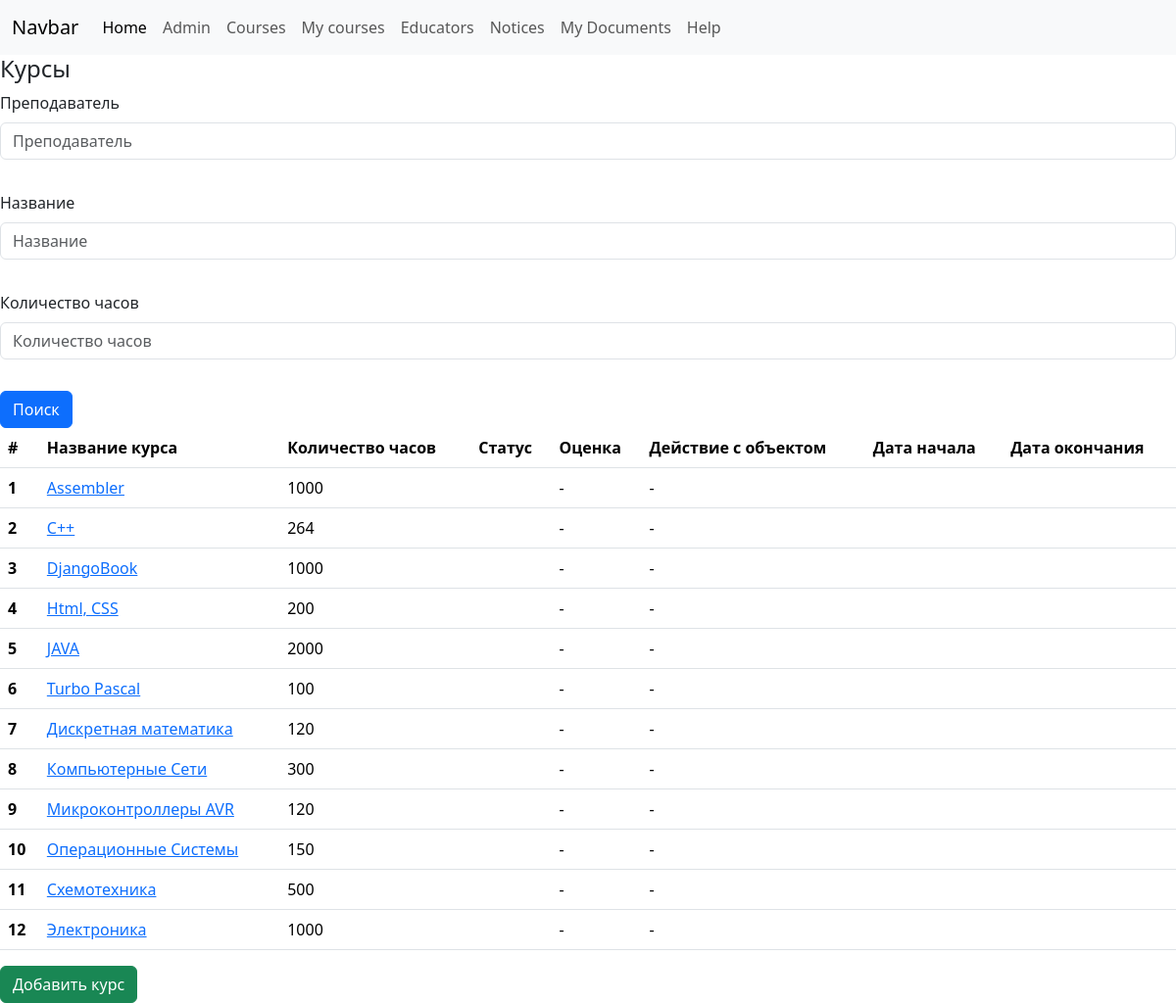
The app's page /courses/, older data.
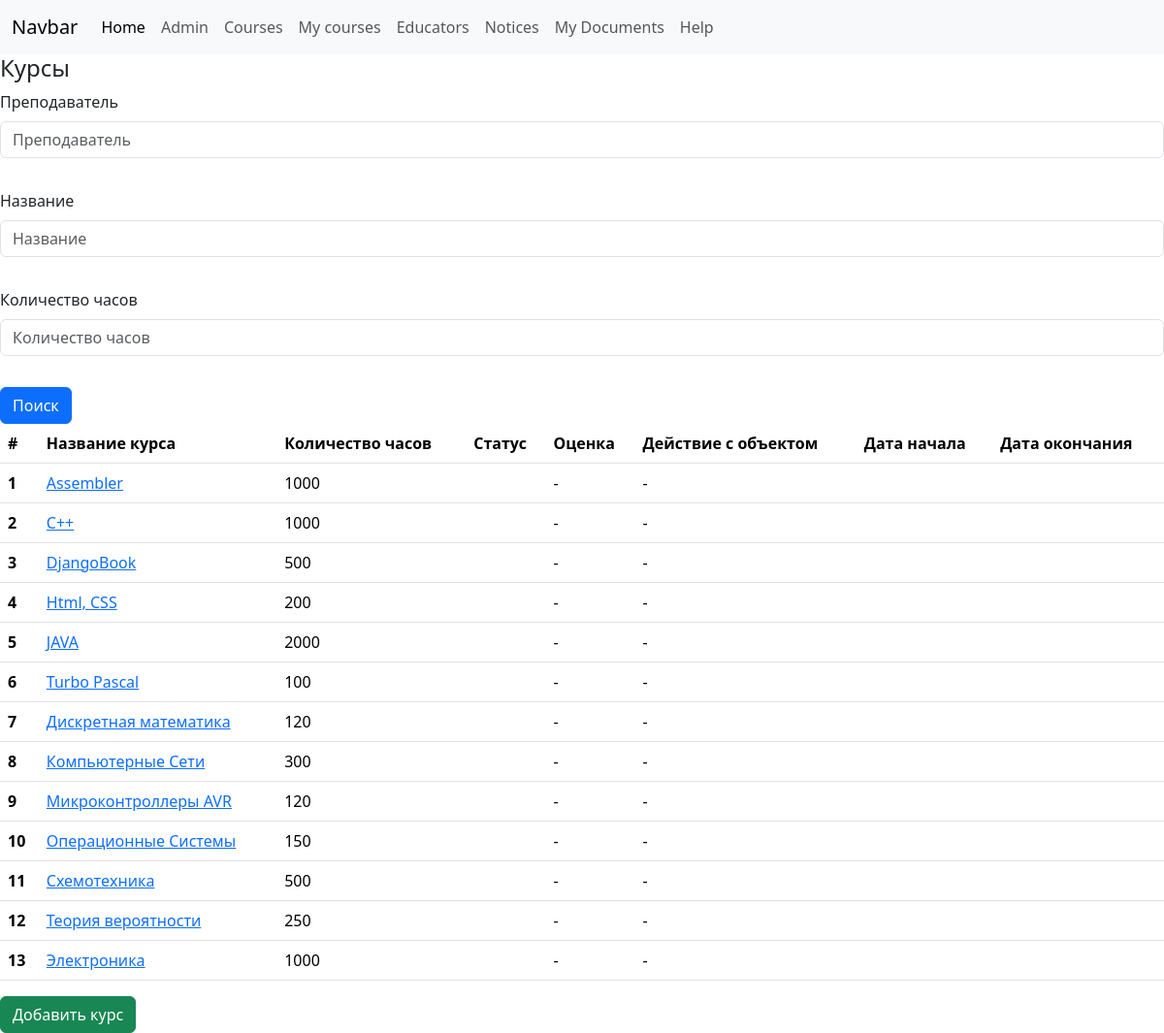
The same page, newer data.
### userside/models.py (models this page shows, shortened)
class course(models.Model):
    educator = models.ForeignKey('userside.educator', on_delete=models.CASCADE, null=True, blank=True,
                                 related_name='courses')
    name = models.CharField('Название курса', max_length=128)
    length_of_time = models.IntegerField('Количество часов', blank=True, null=True)
    class Meta:
        ordering = ['name']
        verbose_name = 'Курс'
        verbose_name_plural = 'Курсы'

### userside/views.py (the view)
# urls.py: path('courses/', userside.views.courses.as_view(), name='course_list'),
class courses(TitleMixin, ListView):
    title = 'Курсы'
    def get_filters(self):
        return userside.filters.CourseFilter(self.request.GET)
    def get_queryset(self):
        return self.get_filters().qs
    def get_context_data(self):
        context = super().get_context_data()
        context['filters'] = self.get_filters()
        return context

### userside/views.py (called while the page is built)
    def get_title(self):
        return self.title

    def get_context_data(self, **kwargs):
        context = super().get_context_data()
        context['title'] = self.get_title()
        return context

### userside/templates/userside/course_list.html
{% extends 'userside/index.html' %}
{% block content %}
    {% include 'userside/search_course_include.html' %}
    <table class="table">
        <thead>
        <tr>
            <th scope="col">#</th>
            <th scope="col">Название курса</th>
            <th scope="col">Количество часов</th>
            <th scope="col">Статус</th>
            <th scope="col">Оценка</th>
            <th scope="col">Действие с объектом</th>
            <th scope="col">Дата начала</th>
            <th scope="col">Дата окончания</th>
        </tr>
        </thead>
        <tbody>
        {% for course in object_list %}
        <tr>
            <th scope="row">{{ forloop.counter }}</th>
            <td><a href="{% url 'userside:course_detail' course.pk %}">{{ course.name|capfirst }}</a></td>
            <td>{{ course.length_of_time }}</td>
            <td>{{ course.status }}</td>
            <td>{{ course.mark|default:" - " }}</td>
            <td>{{ course.action_object|default:" - "}}</td>
            <td>{{ course.date_begin }}</td>
            <td>{{ course.date_end }}</td>
        </tr>
        {% empty %}
            <h4> не найдено </h4>
        {% endfor %}
        </tbody>
    </table>
    <a href="{% url 'userside:course_create' %}" class="btn btn-success"> Добавить курс</a>
{% endblock %}

Row changes from the older to the newer data that the page shows:
changed course (number 2 of 13 on the later page): length_of_time "264" → "1000"
changed course "DjangoBook": length_of_time "1000" → "500"
added course: name "Теория вероятности", length_of_time "250", mark "-", action_object "-"
